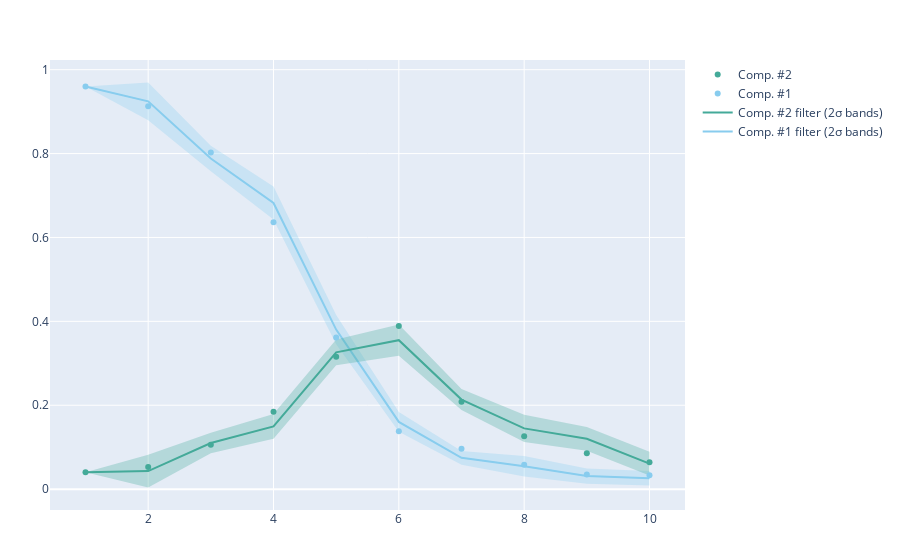

The code cell stored with this chart in its notebook:
### Markdown cell above
This indicates that a minimum amount of 60 particles should be used for this model to keep the variance below one.

### Code cell
# get one simulation of the hidden process
hidden, obs=rand(ssm, problem.p, length(tobs));
# plot the filtering distributions and its coverage of the hidden trajectory of 200 runs of a Bootstrap Filter 
plot_filter(ssm, problem.p, hidden, obs, [1,2]; nparticles=100,)

### Figure 1 — Plotly figure (JSON) as saved in the notebook; plotly's stock layout.template omitted (floating-point values rounded to 4 significant figures)
{"data": [{"line": {"color": "#88CCEE"}, "mode": "lines", "name": "Comp. #1 filter (2σ bands)", "type": "scatter", "x": [1, 2, 3, 4, 5, 6, 7, 8, 9, 10], "y": [0.96, 0.9246, 0.7882, 0.6821, 0.3803, 0.1603, 0.0746, 0.05449, 0.03121, 0.02606]}, {"line": {"width": 0}, "mode": "lines", "name": null, "showlegend": false, "type": "scatter", "x": [1, 2, 3, 4, 5, 6, 7, 8, 9, 10], "y": [0.96, 0.9694, 0.8185, 0.7214, 0.4151, 0.1838, 0.09096, 0.0791, 0.0493, 0.04316]}, {"fill": "tonexty", "fillcolor": "rgba(136, 204, 238, 0.3)", "line": {"width": 0}, "mode": "lines", "name": null, "showlegend": false, "type": "scatter", "x": [1, 2, 3, 4, 5, 6, 7, 8, 9, 10], "y": [0.96, 0.8797, 0.7579, 0.6429, 0.3456, 0.1368, 0.05823, 0.02989, 0.01312, 0.00896]}, {"line": {"color": "#44AA99"}, "mode": "lines", "name": "Comp. #2 filter (2σ bands)", "type": "scatter", "x": [1, 2, 3, 4, 5, 6, 7, 8, 9, 10], "y": [0.04, 0.04307, 0.1099, 0.1497, 0.3262, 0.3551, 0.2136, 0.1448, 0.1199, 0.06083]}, {"line": {"width": 0}, "mode": "lines", "name": null, "showlegend": false, "type": "scatter", "x": [1, 2, 3, 4, 5, 6, 7, 8, 9, 10], "y": [0.04, 0.08224, 0.1342, 0.179, 0.3568, 0.3923, 0.2385, 0.1774, 0.1481, 0.08896]}, {"fill": "tonexty", "fillcolor": "rgba(68, 170, 153, 0.3)", "line": {"width": 0}, "mode": "lines", "name": null, "showlegend": false, "type": "scatter", "x": [1, 2, 3, 4, 5, 6, 7, 8, 9, 10], "y": [0.04, 0.003899, 0.08559, 0.1203, 0.2956, 0.3179, 0.1886, 0.1122, 0.09177, 0.03269]}, {"marker": {"color": "#88CCEE"}, "mode": "markers", "name": "Comp. #1", "type": "scatter", "x": [1, 2, 3, 4, 5, 6, 7, 8, 9, 10], "y": [0.96, 0.9129, 0.8024, 0.6361, 0.3616, 0.1379, 0.09634, 0.05838, 0.03503, 0.03334]}, {"marker": {"color": "#44AA99"}, "mode": "markers", "name": "Comp. #2", "type": "scatter", "x": [1, 2, 3, 4, 5, 6, 7, 8, 9, 10], "y": [0.04, 0.05301, 0.1058, 0.1847, 0.3154, 0.3887, 0.2081, 0.1259, 0.08537, 0.06406]}], "layout": {"margin": {"b": 50, "l": 50, "r": 50, "t": 60}}}
